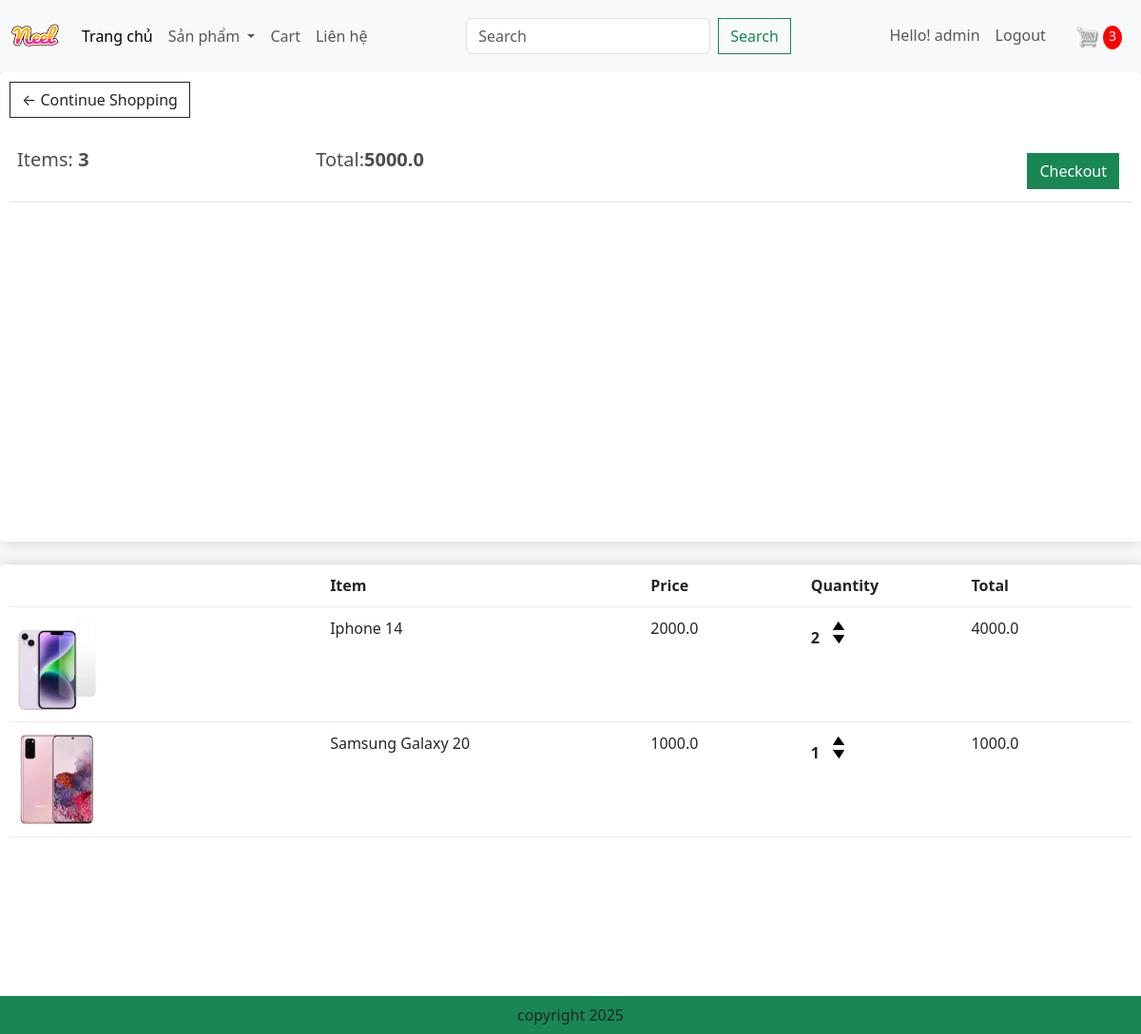
The page /cart/ (signed in) on the database as committed earlier.
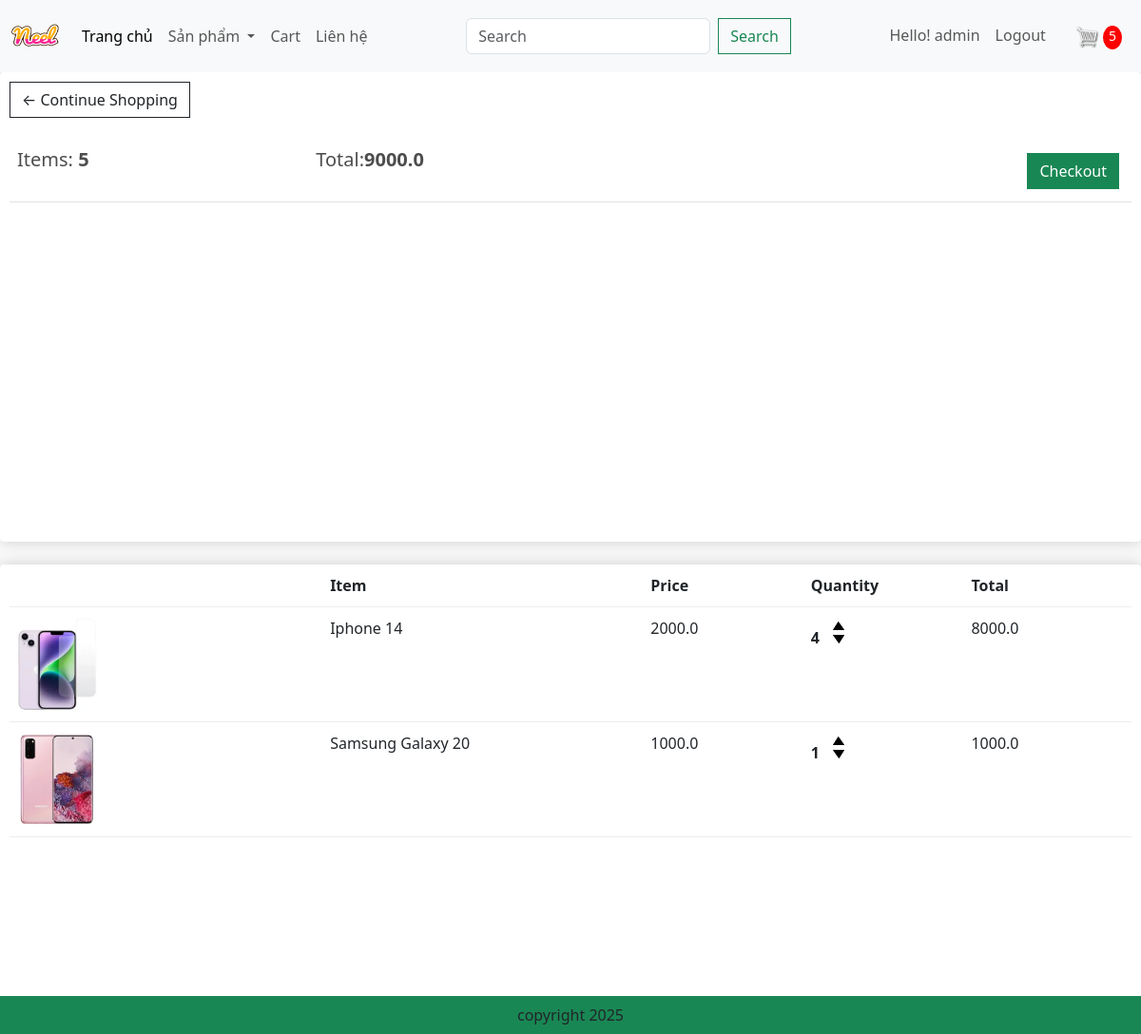
The same page on the database as committed later.
### app/models.py (models this page shows, shortened)
class Order(models.Model):
    customer = models.ForeignKey(User, on_delete=models.SET_NULL, null=True, blank=True)
    date_order = models.DateTimeField(auto_now_add=True)
    complete = models.BooleanField(default=False, null=True, blank=False)
    transaction_id = models.CharField(max_length=200, null=True)
    @property
    def get_cart_items(self):
        orderitems = self.orderitem_set.all()
        total = sum([item.quantity for item in orderitems])
        return total
    @property
    def get_cart_total(self):
        orderitems = self.orderitem_set.all()
        total = sum([item.get_total for item in orderitems])
        return total

class OrderItem(models.Model):
    product = models.ForeignKey(Product, on_delete=models.SET_NULL, null=True, blank=True)
    order = models.ForeignKey(Order, on_delete=models.SET_NULL, null=True, blank=True)
    quantity = models.IntegerField(default=0, null=True, blank=True)
    date_added = models.DateTimeField(auto_now_add=True)
    @property
    def get_total(self):
        total = self.product.price * self.quantity
        return total

class Product(models.Model):
    category = models.ManyToManyField(Category, related_name='product')
    name = models.CharField(max_length=200, null=True)
    price = models.FloatField(null=True)
    digital = models.BooleanField(default=False, null=True, blank=False)
    image = models.ImageField(null= True, blank= True)
    detail= models.TextField(null= True, blank= True)
    @property
    def ImageURL(self):
        try:
            url = self.image.url
        except:
            url = ''
        return url

### app/views.py (the view)
# urls.py: path('cart/', views.cart, name="cart"),
def cart(request):
    if request.user.is_authenticated:
        customer = request.user
        order, created = Order.objects.get_or_create(customer = customer, complete = False)
        items = order.orderitem_set.all()
        cartItems = order.get_cart_items
    else:
        items = []
        order = {'get_cart_items':0,'get_cart_total':0}
        cartItems = order['get_cart_items']
    categories = Category.objects.filter(is_sub = False)
    context = {'categories':categories,'items':items, 'order':order,'cartItems':cartItems}
    return render(request, 'app/cart.html',context)

### app/templates/app/cart.html
{% extends 'app/base.html' %}
{% load static %}
{% block cart_content %}
<div class="row">
	<div class="col-lg-12">
		<div class="box-element">
			<a  class="btn btn-outline-dark" href="{% url 'home' %}">&#x2190; Continue Shopping</a>
			<br>
			<br>
			<table class="table">
				<tr>
					<th><h5>Items: <strong>{{order.get_cart_items}}</strong></h5></th>
					<th><h5>Total:<strong>{{order.get_cart_total}}</strong></h5></th>
					<th>
						<a  style="float:right; margin:5px;" class="btn btn-success" href="{% url 'checkout' %}">Checkout</a>
					</th>
				</tr>
			</table>
		</div>
		<br>
		<div class="box-element">
			<div class="cart-row">
				<div style="flex:2"></div>
				<div style="flex:2"><strong>Item</strong></div>
				<div style="flex:1"><strong>Price</strong></div>
				<div style="flex:1"><strong>Quantity</strong></div>
				<div style="flex:1"><strong>Total</strong></div>
			</div>
			{% for item in items %}
			<div class="cart-row">
				<div style="flex:2"><img class="row-image" src="{{item.product.ImageURL}}"></div>
				<div style="flex:2"><p>{{item.product.name}}</p></div>
				<div style="flex:1"><p>{{item.product.price}}</p></div>
				<div style="flex:1">
					<p class="quantity">{{item.quantity}}</p>
					<div class="quantity">
						<img data-product= {{item.product.id}} data-action= 'add' class="chg-quantity update-cart" src="{% static  'app/images/arrow-up.png' %}">
						<img data-product= {{item.product.id}} data-action= 'remove' class="chg-quantity update-cart" src="{% static  'app/images/arrow-down.png' %}">
					</div>
				</div>
				<div style="flex:1"><p>{{ item.get_total }}</p></div>
			</div>
			{% endfor %}
		</div>
	</div>
</div>
{% endblock cart_content %}

### app/templates/app/base.html (shortened to what this page needs)
{% load static %}
<!DOCTYPE html>
<html>
    <head>
        <link href="https://cdn.jsdelivr.net/npm/bootstrap@5.3.6/dist/css/bootstrap.min.css" rel="stylesheet">
        <link href="{%static 'app/css/style.css' %}" rel="stylesheet"/>
        <link href="{%static 'app/css/all.min.css' %}" rel="stylesheet"/>
        <link href="{%static 'app/css/owl.carousel.min.css' %}" rel="stylesheet"/>
        <link rel="stylesheet" type="text/css" href="{%static 'app/css/main.css' %}"/>
        <link rel="stylesheet" href="">
    </head>
    <body>
        <nav class="navbar navbar-expand-lg bg-light">
            <div class="container-fluid">
                <a class="navbar-brand" href="{% url 'home' %}">
                    <img src =" {% static 'app/images/Neel.png' %}" width="50" height="50" />
                </a>
                <div class="collapse navbar-collapse" id="navbarSupportedContent">
                    <ul class="navbar-nav me-auto mb-2 mb-lg-0">
                        <li class="nav-item">
                            <a class="nav-link active" aria-current="page" href="{% url 'home' %}">Trang chủ</a>
                        </li>
                        <li class="nav-item dropdown">
                            <a class="nav-link dropdown-toggle" href="#" role="button" data-bs-toggle="dropdown" aria-expanded="false">
                                Sản phẩm
                            </a>
                        </li>
                        <li class="nav-item">
                            <a class="nav-link" href="{% url 'cart' %}">Cart</a>
                        </li>
                        <li class="nav-item">
                            <a class="nav-link" href="#">Liên hệ</a>
                        </li>
                    </ul>
                    <form class="d-flex" role="search" method="POST" action="{% url 'search' %}">
                        <input class="form-control me-2" type="search" placeholder="Search" aria-label="Search" name="searched">
                        <button class="btn btn-outline-success" type="submit">Search</button>
                    </form>
                    <ul class="navbar-nav ms-auto mb-2 mb-lg-0">
                        {% if request.user.is_authenticated %}
                            <li class="nav-item">
                                <span class="nav-link">Hello! {{request.user}}</span>
                            </li>
                            <li class="nav-item">
                                <a class="nav-link" href="{% url 'logout' %}">Logout</a>
                            </li>
                        {% endif %}
                        <li class="nav-item">
                            <a class="nav-link" href="{% url 'cart' %}">
                                <img id="cart-icon" src="{% static 'app/images/cart.png' %}" alt="Cart">
                                <p id='cart-total' class="d-inline-block mb-0">{{cartItems}}</p>
                            </a>
                        </li>
                    </ul>
                </div>
            </div>
        </nav>
        <main class="flex-grow-1">
        {% block cart_content %}{% endblock cart_content %}
        </main>
        <footer class="container--fluid bg-success text-center fixed-bottom p-2">
            copyright 2025
        </footer>
    </body>
</html>

### app/static/app/css/main.css (style rules this page uses)
body { background-color: hsl(0, 0%, 98%); }
h1,h2,h3,h4,h5,h6 { color:hsl(0, 0%, 30%); }
.box-element { box-shadow: hsl(0, 0%, 80%) 0 0 16px; background-color: #fff; border-radius: 4px; padding: 10px; height: 100%; }
#cart-icon { width:25px; display: inline-block; margin-left: 15px; }
#cart-total { display: block; text-align: center; color:#fff; background-color: red; width: 20px; height: 25px; border-radius: 50%; font-size: 14px; }
.col-lg-3, .col-lg-4, .col-lg-6, .col-lg-8, .col-lg-12 { margin-top: 0 !important; }
.btn { border-radius: 0; }
.row-image { width: 100px; }
.cart-row { display: flex; align-items: flex-stretch; padding-bottom: 10px; margin-bottom: 10px; border-bottom: 1px solid #ececec; }
.quantity { display: inline-block; font-weight: 700; padding-right:10px; }
.chg-quantity { width: 12px; cursor: pointer; display: block; margin-top: 5px; transition:.1s; }
.col-lg-12 > .box-element:first-child { margin-top: 0px !important; }

Rows that differ between the two databases and show on the page:
changed through a linked row, Order: get_cart_items "3" → "5"; get_cart_total "5000.0" → "9000.0"
changed OrderItem "Iphone 14": quantity "2" → "4"; get_total "4000.0" → "8000.0"
Other text that changed with them:
{{ cartItems }}: "3" → "5"
